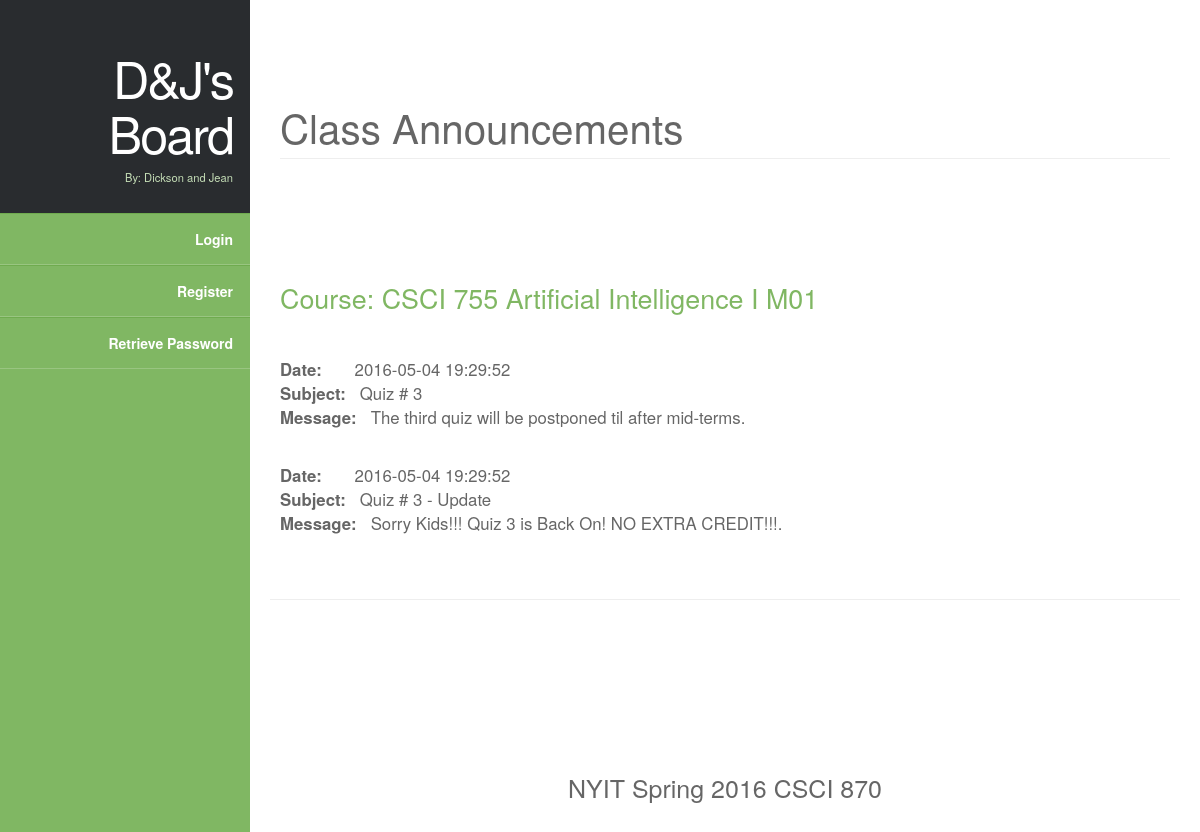
The app's page /announcement_list.php?id=4 with its own data.
### tables this page shows
CREATE TABLE announcements (
ann_id INT UNSIGNED NOT NULL AUTO_INCREMENT,
subject VARCHAR(60) NOT NULL,
content VARCHAR(150) NOT NULL,
file_path VARCHAR(100) NULL,
date_posted DATETIME NOT NULL,
course_id INT UNSIGNED NOT NULL,
PRIMARY KEY (ann_id),
INDEX (course_id),
FOREIGN KEY(course_id) REFERENCES courses(course_id) ON DELETE NO ACTION ON UPDATE NO ACTION
);

CREATE TABLE courses (
course_id INT UNSIGNED NOT NULL AUTO_INCREMENT,
course_num VARCHAR(10) NOT NULL,
course_title VARCHAR(60) NOT NULL,
section_num VARCHAR(3) NOT NULL,
semester VARCHAR(12) NOT NULL,
prof_id INT UNSIGNED NOT NULL,
PRIMARY KEY (course_id),
INDEX (prof_id),
FOREIGN KEY(prof_id) REFERENCES users(user_id) ON DELETE NO ACTION ON UPDATE NO ACTION
);

### announcement_list.php (the view, shortened to what this page needs)
<?php
include('header.php');
require_once('mysqli_connect.php');
?>
        <section id="content">
            <article>
	             <h1 class="page-header">Class Announcements</h1><br />
            		<?php
            		if ( (isset($_GET['id'])) && (is_numeric($_GET['id'])) ) {
            			$id = $_GET['id'];
            			$display = 5;
            			if (isset($_GET['s']) && is_numeric($_GET['s'])) {
            				$start = $_GET['s'];
            			} else {
            				$start = 0;
            			}
            			$q = "SELECT a.ann_id, a.subject, a.content, a.file_path, a.date_posted, c.course_num, c.course_title, c.section_num
            			      FROM announcements AS a INNER JOIN courses AS c ON a.course_id=c.course_id
            				  WHERE c.course_id=$id
            				  ORDER BY a.date_posted DESC LIMIT $start, $display";
            			$r = mysqli_query($dbc, $q);
            			if (!(mysqli_num_rows($r)>0)) {
            				echo '
                                <div class="row">
                                    <div class="col-lg-12">
                                        <div class="alert alert-warning">
                                            <p align="center">There are no announcements for this course.</p>
                                        </div>
			                       </div>
			                   </div>';
            			} else {
            				echo '
                                <div class="row">
                                    <div class="col-lg-12">';
            				$course_printed = FALSE;
            				while ($messages = mysqli_fetch_array($r, MYSQLI_ASSOC)) {
            					if (!$course_printed) {
            						echo "<h3>Course: {$messages['course_num']} {$messages['course_title']} {$messages['section_num']}</h3><br>";
            						$course_printed = TRUE;
            					}
            					echo "<p>";
								echo "<b>Date:</b> &nbsp; &nbsp; &nbsp; {$messages['date_posted']}<br>
								<b>Subject:</b> &nbsp; {$messages['subject']}<br>
								<b>Message:</b> &nbsp; {$messages['content']}<br>";
            					if ( !($messages['file_path'] == NULL) ) {
            							echo "<b>Document:</b> &nbsp; <a href=\"{$messages['file_path']}\">Click Here</a></p><br>";
            					} else {
            							echo "</p><br>";
            					}
            				}
            				echo '</div></div>';
            			}
            		}
            		?>
            </article>
<?php include ("footer.php") ?>

### style.css (style rules this page uses)
html { background-color: #80B763; }
body { margin:0px auto; padding:0; background: #222; font-size: 14px; color:#666; }
* { margin:0; padding:0; }
h1 { font-size:2.4em; }
h3 { color:#80B763; font-size:1.6em; padding-bottom:10px; }
.page-header { margin-top: 75px; }
section#content { margin-left: 250px; padding: 20px; background-color: #fff; }
.row { margin-top: 60px; }
article { padding: 10px 10px 30px; font-size: 1.2em; border-bottom: 1px solid #eee; }

### records on screen
announcements: course.course_num "CSCI 755", course.course_title "Artificial Intelligence I", course.section_num "M01", date_posted "2016-05-04 19:29:52", subject "Quiz # 3", content "The third quiz will be postponed til after mid-terms."
announcements: date_posted "2016-05-04 19:29:52", subject "Quiz # 3 - Update", content "Sorry Kids!!! Quiz 3 is Back On! NO EXTRA CREDIT!!!."
